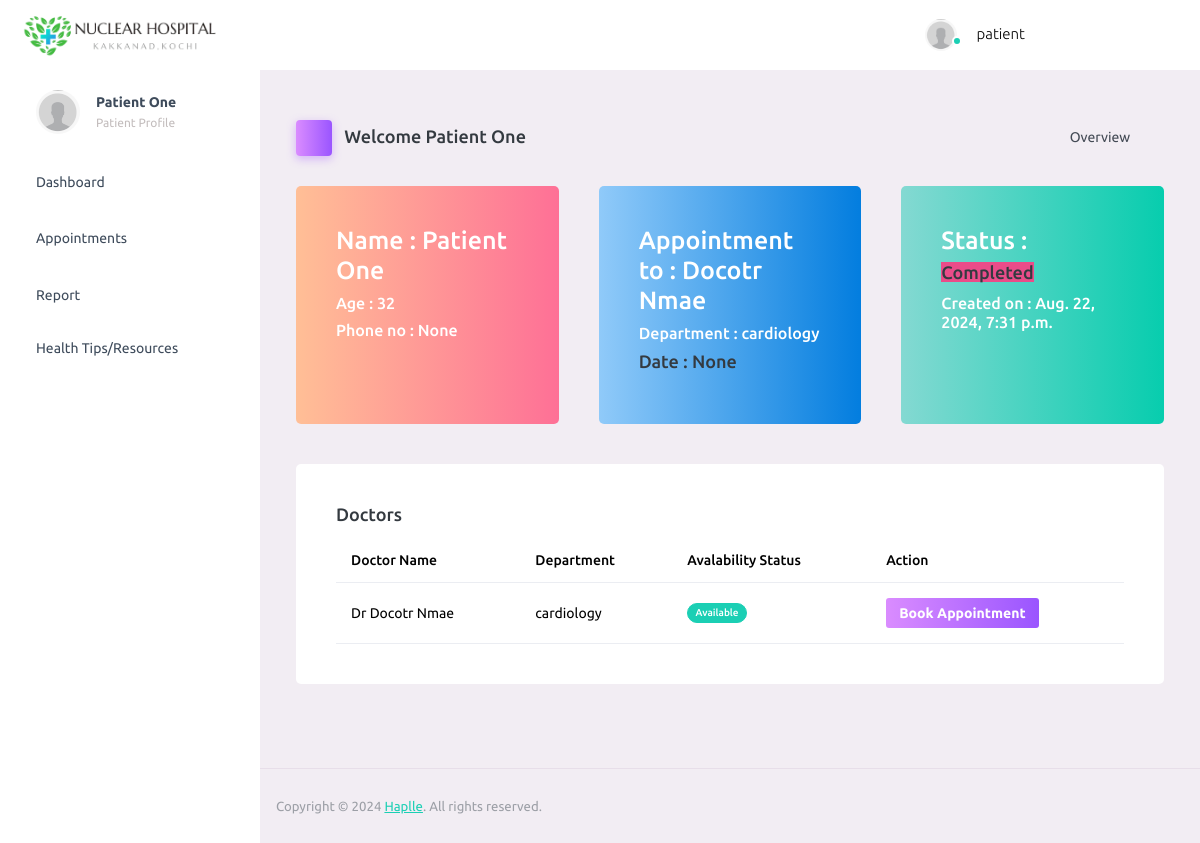
Before: /patient-dashboard/ (signed in) with the older database file.
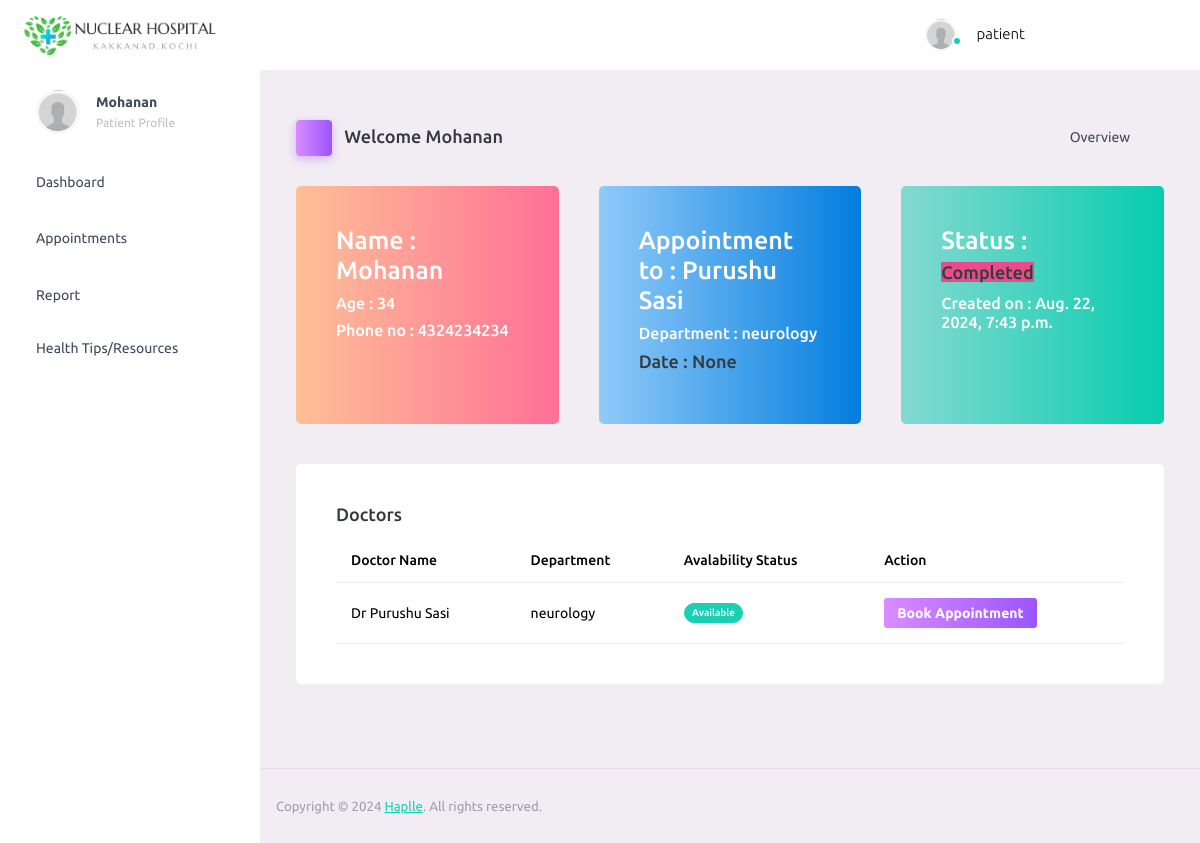
After: the same page with the newer database file.
### hospital/models.py (models this page shows, shortened)
class UserProfile(models.Model):
    USER_TYPE_CHOICES = (
        ('patient', 'Patient'),
        ('doctor', 'Doctor'),
        ('admin', 'Admin'),
    )
    DEPARTMENTS = (
        ('cardiology', 'Cardiology'),
        ('neurology', 'Neurology'),
        ('oncology', 'Oncology'),
        ('orthopedics', 'Orthopedics'),
        ('pediatrics', 'Pediatrics'),
        ('gynaecology', 'Gynaecology'),
        ('general', 'General'),
        ('emergency', 'Emergency'),
    )
    STATUS = (
        ('pending', 'Pending'),
        ('confirmed', 'Confirmed'),
        ('cancelled', 'Cancelled'),
    )
    user = models.OneToOneField(User, on_delete=models.CASCADE, related_name='profile')
    username = models.CharField(max_length=20, blank=True, null=True)
    name = models.CharField(max_length=20, blank=True, null=True)
    age = models.IntegerField(blank=True, null=True)
    address = models.TextField(blank=True, null=True)
    email = models.EmailField(max_length=50, blank=True, null=True)
    department = models .CharField(max_length=20, choices=DEPARTMENTS, blank=True, null=True)
    phone_no = models.CharField(max_length=20, blank=True, null=True)
    first_name = models.CharField(max_length=20, blank=True, null=True)
    last_name = models.CharField(max_length=20, blank=True, null=True)
    user_type = models.CharField(max_length=10, choices=USER_TYPE_CHOICES)
    status = models.CharField(max_length=10, choices=STATUS, default='pending')
    doctor_availability = models.BooleanField(default=False)

class Appointment(models.Model):
    APPOINTMENT_STATUS = (
        ('pending', 'Pending'),
        ('confirmed', 'Confirmed'),
        ('rescheduled', 'Rescheduled'),
        ('cancelled', 'Cancelled'),
        ('completed', 'Completed'),
    )
    patient = models.ForeignKey(
        User,
        on_delete=models.CASCADE,
        related_name='appointments_as_patient',
        limit_choices_to={'profile__user_type': 'patient'}
    )
    doctor = models.ForeignKey(
        User,
        on_delete=models.CASCADE,
        related_name='appointments_as_doctor',
        limit_choices_to={'profile__user_type': 'doctor'}
    )
    dob = models.DateField(null=True)
    appointment_date = models.DateTimeField(null=True)
    reason_for_visit = models.TextField(blank=True, null=True)
    status = models.CharField(max_length=15, choices=APPOINTMENT_STATUS, default='pending')
    created_at = models.DateTimeField(auto_now_add=True)
    updated_at = models.DateTimeField(auto_now=True)
    payment_status = models.BooleanField(default=False)

### hospital/views.py (the view)
# urls.py: path('patient-dashboard/', views.patient_dashboard_view, name='patient_dashboard'),
@login_required
def patient_dashboard_view(request):
    user = request.user
    user_profile = get_object_or_404(UserProfile, user=user)
    appointment = Appointment.objects.all().filter(patient=user)
    if appointment.exists():
        appointment = appointment.first()
    else:
        appointment = None
    doctors = UserProfile.objects.filter(user_type='doctor')
    dict = {
        'doctor_name': appointment.doctor.profile.name if appointment else '',
        'department': appointment.doctor.profile.department if appointment else '',
        'patient_name': appointment.patient.profile.name if appointment else '',
        'patient_dob': appointment.dob if appointment else '',
        'patient_phone': appointment.patient.profile.phone_no if appointment else '',
        'patient_age': appointment.patient.profile.age if appointment else '',
        'appointment_status' : appointment.status if appointment else '',
        'appointment_id': appointment.id if appointment else '',
        'created_on': appointment.created_at if appointment else '',
        'appointment_date': appointment.appointment_date if appointment else '',
        'current_year': timezone.now().year,
        'appointment': appointment if appointment else '',
        'user_profile': user_profile ,
        'doctors':doctors
    }
    if user_profile.name == None or user_profile.name == '' or user_profile.address == None :
        return redirect('update_profile')
    return render(request, 'patient/dashboard.html',dict)

### hospital/templates/patient/dashboard.html (shortened to what the changed rows need)
<!DOCTYPE html>
<html lang="en">
  <head>
    {% load static %}
    <link rel="stylesheet" href="{% static 'patient/assets/vendors/mdi/css/materialdesignicons.min.css' %}">
    <link rel="stylesheet" href="{% static 'patient/assets/vendors/ti-icons/css/themify-icons.css' %}">
    <link rel="stylesheet" href="{% static 'patient/assets/vendors/css/vendor.bundle.base.css' %}">
    <link rel="stylesheet" href="{% static 'patient/assets/vendors/font-awesome/css/font-awesome.min.css' %}">
    <link rel="stylesheet" href="{% static 'patient/assets/vendors/font-awesome/css/font-awesome.min.css' %}" />
    <link rel="stylesheet" href="{% static 'patient/assets/vendors/bootstrap-datepicker/bootstrap-datepicker.min.css' %}">
    <link rel="stylesheet" href="{% static 'patient/assets/css/style.css' %}">
  </head>
  <body>
    <div class="container-scroller">
      <div class="container-fluid page-body-wrapper">
        <nav class="sidebar sidebar-offcanvas" id="sidebar">
          <ul class="nav">
            <li class="nav-item nav-profile">
              <a href="#" class="nav-link">
                <div class="nav-profile-text d-flex flex-column">
                  <span class="font-weight-bold mb-2">{{ user_profile.name }}</span>
                  <span class="text-secondary text-small">Patient Profile</span>
                </div>
              </a>
            </li>
          </ul>
        </nav>
        <div class="main-panel">
          <div class="content-wrapper">
            {% block content %}
            <div class="page-header">
              <h3 class="page-title">
                <span class="page-title-icon bg-gradient-primary text-white me-2">
                </span> Welcome {{ user_profile.name }}
              </h3>
              <nav aria-label="breadcrumb">
                <ul class="breadcrumb">
                </ul>
              </nav>
            </div>
            <div class="row">
              <div class="col-md-4 stretch-card grid-margin">
                <div class="card bg-gradient-danger card-img-holder text-white">
                  <div class="card-body">
                    <h3> Name : {{ user_profile.name }}</h3>
                    <h5>Age : {{ user_profile.age }}</h5>
                    <h5>Phone no : {{ user_profile.phone_no }}</address> </h5>
                  </div>
                </div>
              </div>
              <div class="col-md-4 stretch-card grid-margin">
                <div class="card bg-gradient-info card-img-holder text-white">
                  <div class="card-body">
                    <h3>Appointment to : {{doctor_name}} </h3>
                    <h5>Department : {{ department }} </h5>
                    {% if  appointment_status %}
                    <h5 class="card-title">Date : {{ appointment_date }}</h5>
                    {% else %}
                    <h5 class="card-title">Date : Waiting for Date</h5>
                    {% endif %}
                  </div>
                </div>
              </div>
              <div class="col-md-4 stretch-card grid-margin">
                <div class="card bg-gradient-success card-img-holder text-white">
                  <div class="card-body">
                   <h3>Status : <span class="highlight card-title btn-dribbble"> {{ appointment_status }}</span> </h3>
                   {% if  created_on %}
                   <h5>Created on : {{ created_on }} </h5>
                   {% else %}
                   <h5>Check up completed Download Report at Report Page</h5>
                   {% endif %}
                  </div>
                </div>
              </div>
            </div>
            <div class="row">
              <div class="col-12 grid-margin">
                <div class="card">
                  <div class="card-body">
                    <div class="table-responsive">
                      <table class="table">
                        <thead>
                          <tr>
                            <th> Doctor Name </th>
                            <th> Department </th>
                            <th> Avalability Status  </th>
                            <th> Action </th>
                          </tr>
                        </thead>
                        <tbody>
                          {% for doctor in doctors %}
                          <tr>
                            <td> Dr {{ doctor.name }} </td>
                            <td> {{ doctor.department }} </td>
                            {% if doctor.doctor_availability %}
                            <td> <label for="" class="badge badge-success"> Available</label> </td>
                            {% else %}
                            <td> <label for="" class="badge badge-danger"> On Leave</label></td>
                            {% endif %}
                            <td>
                              {% if doctor.doctor_availability %}
                              <a class="btn btn-gradient-primary btn-sm " href="{% url 'bookappointment' doctor.id %}">Book Appointment</a>
                              {% else %}
                              <a class="btn btn-gradient-primary btn-sm disabled" href="">Book Appointment</a>
                              {% endif %}
                            </td>
                          </tr>
                          {% endfor %}
                        </tbody>
                      </table>
                    </div>
                  </div>
                </div>
              </div>
            </div>
            {% endblock %}
          </div>
        </div>
      </div>
    </div>
  </body>
</html>

Changed rows visible on the page:
changed UserProfile: name "Patient One" → "Mohanan"; age "32" → "34"; phone_no "None" → "4324234234"
changed UserProfile: name "Docotr Nmae" → "Purushu Sasi"; department "cardiology" → "neurology"
changed Appointment "Completed": created_at "Aug. 22, 2024, 7:31 p.m." → "Aug. 22, 2024, 7:43 p.m."
